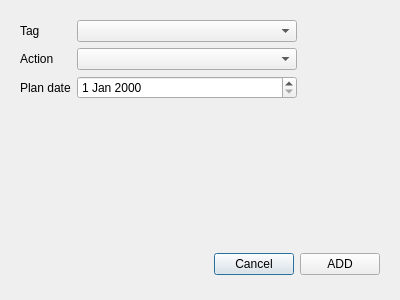
<?xml version="1.0" encoding="UTF-8"?>
<ui version="4.0">
 <class>task_adder</class>
 <widget class="QDialog" name="task_adder">
  <property name="geometry">
   <rect>
    <x>0</x>
    <y>0</y>
    <width>400</width>
    <height>300</height>
   </rect>
  </property>
  <property name="windowTitle">
   <string>Add a task</string>
  </property>
  <layout class="QVBoxLayout" name="verticalLayout">
   <item>
    <widget class="QWidget" name="widget" native="true">
     <layout class="QFormLayout" name="formLayout">
      <item row="0" column="0">
       <widget class="QLabel" name="label">
        <property name="text">
         <string>Tag</string>
        </property>
       </widget>
      </item>
      <item row="0" column="1">
       <widget class="QComboBox" name="tag_combo">
        <property name="maximumSize">
         <size>
          <width>220</width>
          <height>16777215</height>
         </size>
        </property>
       </widget>
      </item>
      <item row="1" column="0">
       <widget class="QLabel" name="label_2">
        <property name="text">
         <string>Action</string>
        </property>
       </widget>
      </item>
      <item row="1" column="1">
       <widget class="QComboBox" name="action_combo">
        <property name="maximumSize">
         <size>
          <width>220</width>
          <height>16777215</height>
         </size>
        </property>
       </widget>
      </item>
      <item row="2" column="0">
       <widget class="QLabel" name="label_3">
        <property name="text">
         <string>Plan date</string>
        </property>
       </widget>
      </item>
      <item row="2" column="1">
       <widget class="QDateEdit" name="plan_date">
        <property name="maximumSize">
         <size>
          <width>220</width>
          <height>16777215</height>
         </size>
        </property>
       </widget>
      </item>
     </layout>
    </widget>
   </item>
   <item>
    <widget class="QWidget" name="widget_2" native="true">
     <property name="maximumSize">
      <size>
       <width>16777215</width>
       <height>50</height>
      </size>
     </property>
     <layout class="QHBoxLayout" name="horizontalLayout">
      <item>
       <spacer name="horizontalSpacer">
        <property name="orientation">
         <enum>Qt::Orientation::Horizontal</enum>
        </property>
        <property name="sizeHint" stdset="0">
         <size>
          <width>40</width>
          <height>20</height>
         </size>
        </property>
       </spacer>
      </item>
      <item>
       <widget class="QPushButton" name="cancel_button">
        <property name="text">
         <string>Cancel</string>
        </property>
       </widget>
      </item>
      <item>
       <widget class="QPushButton" name="add_button">
        <property name="text">
         <string>ADD</string>
        </property>
       </widget>
      </item>
     </layout>
    </widget>
   </item>
  </layout>
 </widget>
 <resources/>
 <connections/>
</ui>
